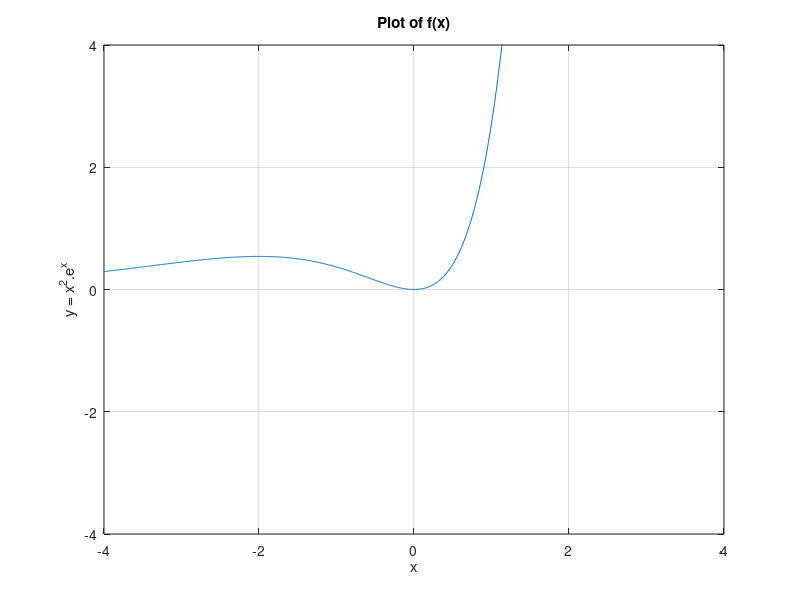

MATLAB code to generate this figure:
% matplot.m - For MAT123 Assignment Due 2019-11-08

% Because I do not own MATLAB, this code was only tested on GNU Octave.
% I don't remember using any Octave specific features, so it should work.

f = @(x) (x^2 * e^x)                 % the function.

d = [-4:0.01:4];                     % a basic domain

y = arrayfun(f, d);                  % calculate values

plot(d, y), axis([ -4, +4, -4, +4]), % plot the table for use.
  xlabel("x"),
  ylabel("y = x^2.e^x"),
  title("Plot of f(x)"),
  grid();